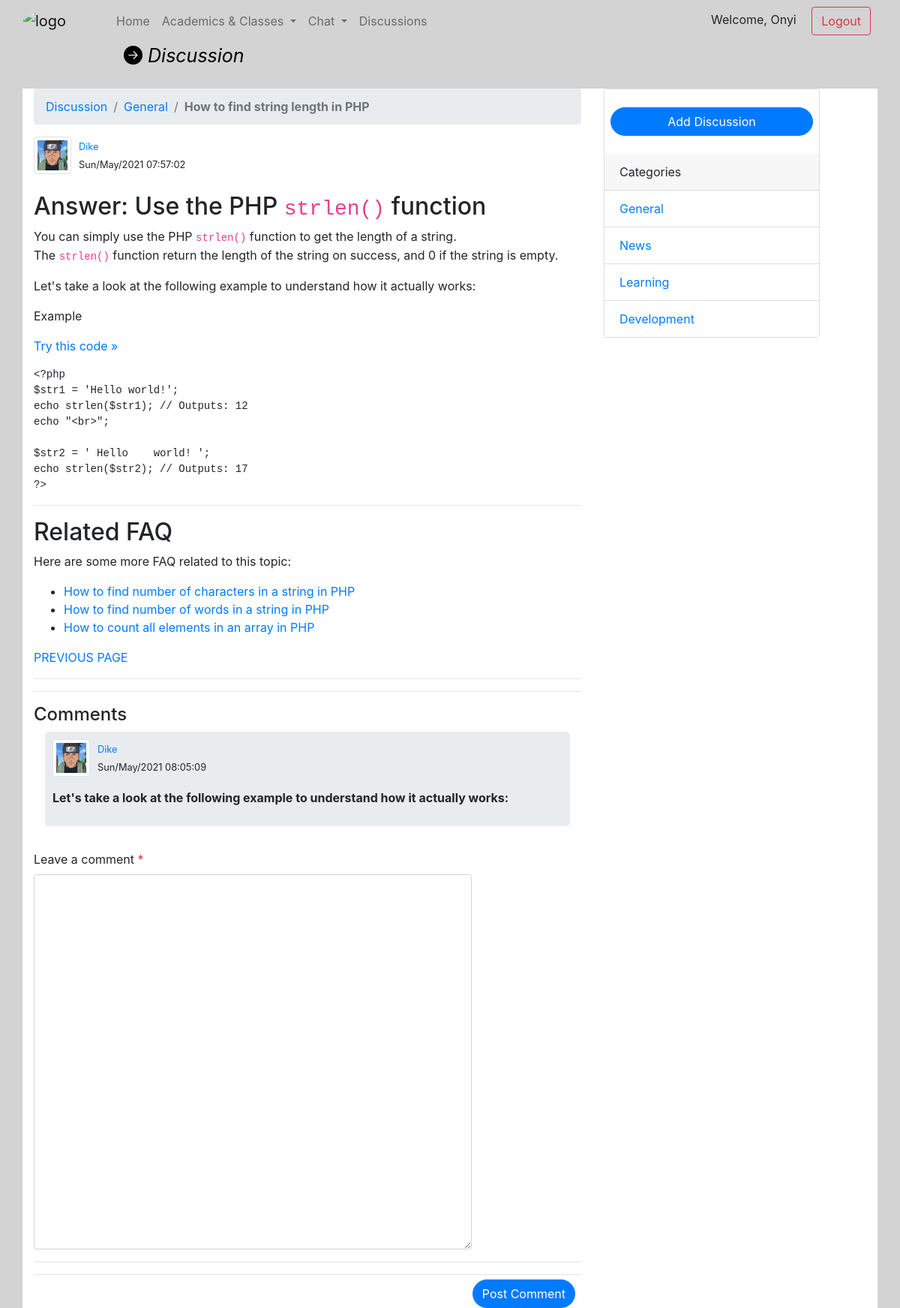
The app's page /disccussion-details.php?discussion=discussion8eldO1622419022 (signed in) with its own data.
### tables this page shows
CREATE TABLE `discussion` (
  `id` int(11) NOT NULL,
  `title` varchar(255) NOT NULL,
  `slug` varchar(255) NOT NULL,
  `message` text NOT NULL,
  `category_id` int(11) NOT NULL,
  `author_id` varchar(11) NOT NULL,
  `created_at` datetime NOT NULL DEFAULT current_timestamp(),
  `updated_at` datetime NOT NULL DEFAULT current_timestamp()
);

CREATE TABLE `categories` (
  `id` int(11) NOT NULL,
  `name` varchar(255) NOT NULL,
  `description` text NOT NULL
);

CREATE TABLE `replies` (
  `id` int(11) NOT NULL,
  `discussion_id` int(11) NOT NULL,
  `message` text NOT NULL,
  `author_id` int(11) NOT NULL,
  `created_at` datetime NOT NULL DEFAULT current_timestamp()
);

### includes/config.php (called while the page is built, shortened)
<?php
function test_input($data) {
    $data = trim($data);
    $data = stripslashes($data);
    $data = htmlspecialchars($data);
    return $data;
}

### includes/discussion-includes.php (called while the page is built, shortened)
<?php
include_once "includes/config.php";
function getUser($userId){
	global $conn;
	$sql = "SELECT id, firstname, image FROM students WHERE id = '$userId'
	            UNION SELECT id, firstname, image FROM lecturer WHERE id = '$userId'";
	$result = mysqli_query($conn, $sql);
	$row = mysqli_fetch_assoc($result);
	return array('firstname'=>$row["firstname"], 'image_path'=>$row["image"]);
}
function getCategory($categoryId){
	global $conn;
	$sql = "SELECT * FROM categories WHERE id = '$categoryId'";
	$result = mysqli_query($conn, $sql);
	$row = mysqli_fetch_assoc($result);
	return $row["name"];
}

### disccussion-details.php (the view, shortened to what this page needs)
<!doctype html>
<html>
   <head>
      <link rel="stylesheet" href="assets/css/gou_css.css">
      <link rel="stylesheet" href="assets/css/bootstrap.min.css">
      <link rel="stylesheet" href="assets/font/css/fontawesome.min.css">
      <link href="assets/font/css/fontawesome.css" rel="stylesheet">
      <link href="assets/font/css/brands.css" rel="stylesheet">
      <link href="assets/font/css/solid.css" rel="stylesheet">
      <link rel="stylesheet" href="https://cdn.jsdelivr.net/npm/bootstrap-icons@1.5.0/font/bootstrap-icons.css">
   </head>
   <body class="div_color">
      <div class="container-fluid">
           <?php
                include('includes/header.php');
				include('includes/discussion-includes.php');
           ?>
         <i class="bi bi-arrow-right-circle-fill" style="font-size: 25px;
            color: black; margin-left: 150px;"> Discussion</i>
         <div class="container mt-4" style="background-color: white;">
            <div class="board " style="width: 100%; min-height: 450px;">
				<div class="row">
					<div class="col-sm-8">
						<?php
							if(isset($_REQUEST['discussion'])){
								$slug = test_input($_REQUEST['discussion']);
								$sql = "SELECT * FROM discussion WHERE slug = '$slug'";
								$result = mysqli_query($conn, $sql);
								$row = mysqli_fetch_assoc($result);
								$dn_id = $row["id"];
								$dn_title = $row["title"];
								$dn_message = $row["message"];
								$dn_category_id = $row["category_id"];
								$dn_author_id = $row["author_id"];
								$dn_updated_at = $row["updated_at"];
								echo '<nav aria-label="breadcrumb">
									  <ol class="breadcrumb">
										<li class="breadcrumb-item"><a href="disccussion.php">Discussion</a></li>
										<li class="breadcrumb-item"><a href="disccussion.php?category_id='.$dn_category_id.'">'.getCategory($dn_category_id).'</a></li>
										<li class="breadcrumb-item active" aria-current="page"><b>'.$dn_title.'</b></li>
									  </ol>
									</nav>';
							}
						?>
						<div class="row">
							<div class="col-sm-2"  style="max-width: 60px;">
								<img src="<?php echo getUser($dn_author_id)['image_path'];?>" class="img-responsive img-thumbnail"
                                     style="max-width: 50px ; max-height: 50px;width: 50px; height: 50px;">
							</div>
							<div class="col-sm-10">
								<small><a href=""><?php echo getUser($dn_author_id)['firstname'];?></a></small><br>
								<small><?php echo date("D/M/Y h:i:s", strtotime($dn_updated_at));?></small>
							</div>
						</div>
						<p class="mt-4" style="font-family: charter, Georgia, Cambria, 'Times New Roman', Times, serif;">
							<?php echo $dn_message;?>
						</p>
						<hr><hr>
						<h4>Comments</h4>
						<div class="container">
							<?php
								$sql = "SELECT * FROM replies WHERE discussion_id = '$dn_id'";
								$result = mysqli_query($conn, $sql);
								while($row = mysqli_fetch_array($result)) {
									$_author_img_path = getUser($row['author_id'])['image_path'];
									$_author_firstname = getUser($row['author_id'])['firstname'];
									$_comment_time = $row['created_at'];
									$_comment_message = $row['message'];
									echo '<div class="jumbotron" style="padding: 10px;">
											<div class="row">
												<div class="col-sm-2"  style="max-width: 60px;">
													<img src="'.$_author_img_path.'" class="img-responsive img-thumbnail"
														 style="max-width: 50px ; max-height: 50px;width: 50px; height: 50px;">
												</div>
												<div class="col-sm-10">
													<small><a href="">'.$_author_firstname.'</a></small><br>
													<small>'.date("D/M/Y h:i:s", strtotime($_comment_time)).'</small>
												</div>
												<div class="col-sm-12">
													<p>
														<b>'.$_comment_message.'</b>
													</p>
												</div>
											</div>
										</div>';
								}
							?>
						</div>
						<form method="POST" action="">
							<div class="form-group">
							   <label for="comment">Leave a comment</label><span class="text-danger"> *<?php echo $erro_mssg;?></span>
							   <textarea name="message" class="form-control" rows="5" id="comment" style="width: 80%; height: 500px;"
							   palceholder="Type your message here">
							   </textarea>
							</div>
							<input type="submit"
								class="btn mx-2 mt-4 btn-primary float-right"
								style="color: white; border-radius:50px;" name="post-comment" value="Post Comment">
							<hr><hr>
						</form>
					</div>
					<div class="col-sm-4">
						<div class="card" style="width: 18rem;">
						  <a href="create_discussion.php" type="button"
							class="btn mx-2 mt-4 btn-primary"
							style="color: white; border-radius:50px;">
							Add Discussion
						  </a>
						  <div class="card-header mt-4">
							Categories
						  </div>
						  <ul class="list-group list-group-flush">
							<?php
								if(isset($_REQUEST['category_id'])){
									$category = $_REQUEST['category_id'];
								}else{
									$category = "";
								}
								$sql = "SELECT * FROM categories WHERE true";
								$result = mysqli_query($conn, $sql);
								while($row = mysqli_fetch_array($result)) {
									if($row['id'] == $category){
										echo '<li class="list-group-item active">
												<a style="color: white;" href="disccussion.php?category_id='.$row['id'].'">'.$row['name'].
											 '</li>';
									}else{
										echo '<li class="list-group-item">
												<a href="disccussion.php?category_id='.$row['id'].'">'.$row['name'].
											 '</li>';
									}
								}
							?>
						  </ul>
						</div>
					</div>
				</div>
            </div>
         </div>
      </div>
    </body>
</html>

### assets/css/gou_css.css (style rules this page uses)
.div_color { background-color: lightgray; }

### records on screen
discussion: category.name "General", title "How to find string length in PHP", updated_at "Sun/May/2021 07:57:02", message "Answer: Use the PHP strlen() function You can simply use the PHP strlen() function to get the length of a string. The strlen() function return the length of the string on success, and 0 if the string is empty. Let's take a look at the following example to understand how it actually works: Example Try this code » <?php $str1 = 'Hello world!'; echo strlen($str1); // Outputs: 12 echo \"<br>\"; $str2 = ' Hello world! '; echo strlen($str2); // Outputs: 17 ?> Related FAQ Here are some more FAQ related to this topic: How to find number of characters in a string in PHP How to find number of words in a string in PHP How to count all elements in an array in PHP PREVIOUS PAGE"
replies: _author_firstname "Dike", created_at "Sun/May/2021 08:05:09"
categories: name "General"
categories: name "News"
categories: name "Learning"
categories: name "Development"

### other values on screen
$_SESSION["s_firstname"] "Onyi"
getUser($dn_author_id)['firstname'] "Dike"
